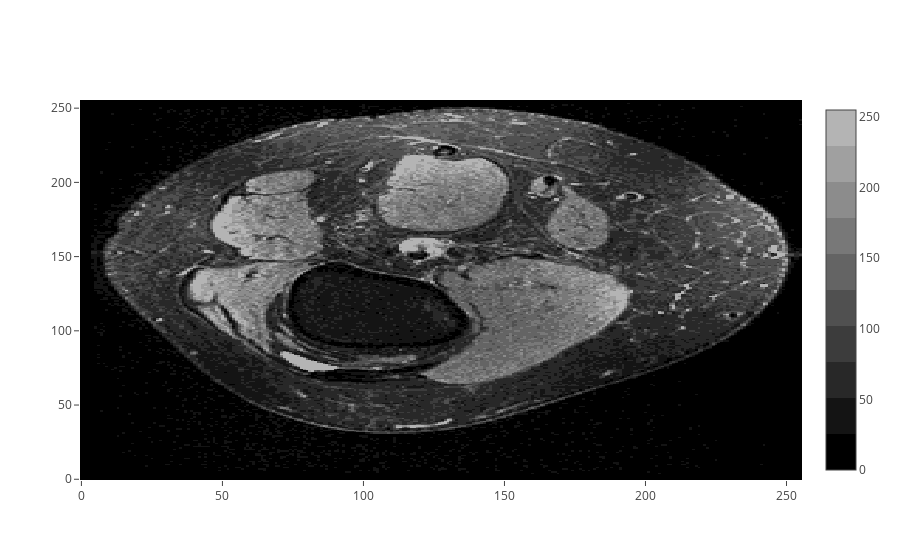

Source (notebook cell):
### Code cell
iplot(data, filename='x')

### Figure 1 — Plotly figure (JSON) as saved in the notebook; plotly's stock layout.template omitted (floating-point values rounded to 4 significant figures; data arrays with more than 128 entries replaced by an {"elided": "..."} marker saying what was removed)
{"data": [{"colorscale": [[0, "rgb(0, 0, 0)"], [0.1, "rgb(0, 0, 0)"], [0.1, "rgb(20, 20, 20)"], [0.2, "rgb(20, 20, 20)"], [0.2, "rgb(40, 40, 40)"], [0.3, "rgb(40, 40, 40)"], [0.3, "rgb(60, 60, 60)"], [0.4, "rgb(60, 60, 60)"], [0.4, "rgb(80, 80, 80)"], [0.5, "rgb(80, 80, 80)"], [0.5, "rgb(100, 100, 100)"], [0.6, "rgb(100, 100, 100)"], [0.6, "rgb(120, 120, 120)"], [0.7, "rgb(120, 120, 120)"], [0.7, "rgb(140, 140, 140)"], [0.8, "rgb(140, 140, 140)"], [0.8, "rgb(160, 160, 160)"], [0.9, "rgb(160, 160, 160)"], [0.9, "rgb(180, 180, 180)"], [1, "rgb(180, 180, 180)"]], "type": "heatmap", "uid": "333a4914-b6ce-4707-9055-738695fb26fd", "z": {"elided": "256x256 int values"}}], "layout": {}}
